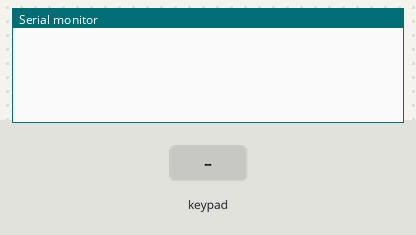
A sketch run on a simulated Arduino Uno, built with avr-gcc and run on an emulated ATmega328P. Shown: the last lines printed to the serial monitor. Inputs (shaded band) come from the test bench.

Above: at 1.2 s.
1.3 s: key '1' pressed
At 2.5 s:
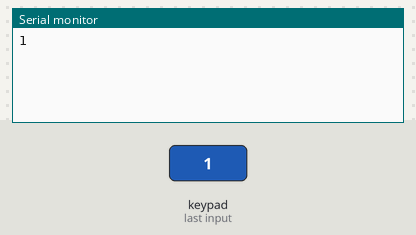
2.8 s: keypad keys 1 8 5 1 7 1 6 # pressed 0.4 s apart
At 6.0 s:
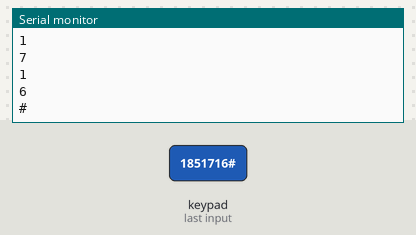
7.5 s: key '*' pressed
At 8.6 s:
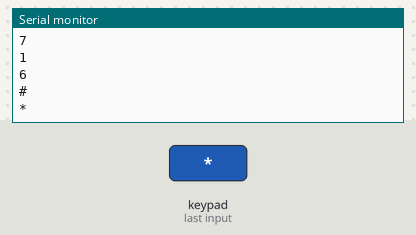
9.0 s: keypad keys 4 2 1 5 pressed 0.4 s apart
At 11.6 s:
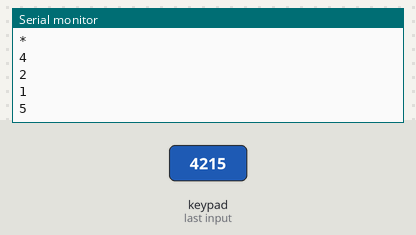
Timing chart, 0 to 13.1 s (numbered marks = the images above; inputs shaded):
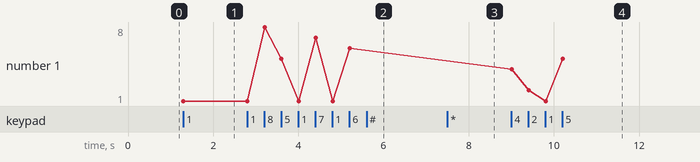

Measured:
- after the input at 1.3 s, the serial monitor: prints a new line at once (image 1)
- after the input at 2.8 s, the serial monitor: prints a new line after 0.41 s (image 2)
- after the input at 7.5 s, the serial monitor: prints a new line at once (image 3)
- after the input at 9.0 s, the serial monitor: prints a new line at once (image 4)
- plotted number 1: 1 → 6 after the input at 2.8 s, 6 → 5 after the input at 9.0 s

The sketch:

HelloKeypad.ino
```cpp
/* @file HelloKeypad.pde
|| @version 1.0
|| @author Alexander Brevig
|| @contact alexanderbrevig@gmail.com
||
|| @description
|| | Demonstrates the simplest use of the matrix Keypad library.
|| #
*/
#include <Keypad.h>

const byte ROWS = 4; //four rows
const byte COLS = 3; //three columns
char keys[ROWS][COLS] = {
  {'1','2','3'},
  {'4','5','6'},
  {'7','8','9'},
  {'*','0','#'}
};
byte rowPins[ROWS] = {18, 5, 17, 16}; //connect to the row pinouts of the keypad
byte colPins[COLS] = {4, 2, 15}; //connect to the column pinouts of the keypad

Keypad keypad = Keypad( makeKeymap(keys), rowPins, colPins, ROWS, COLS );

void setup(){
  Serial.begin(115200);
}

void loop(){
  char key = keypad.getKey();

  if (key){
    Serial.println(key);
  }
}
```
